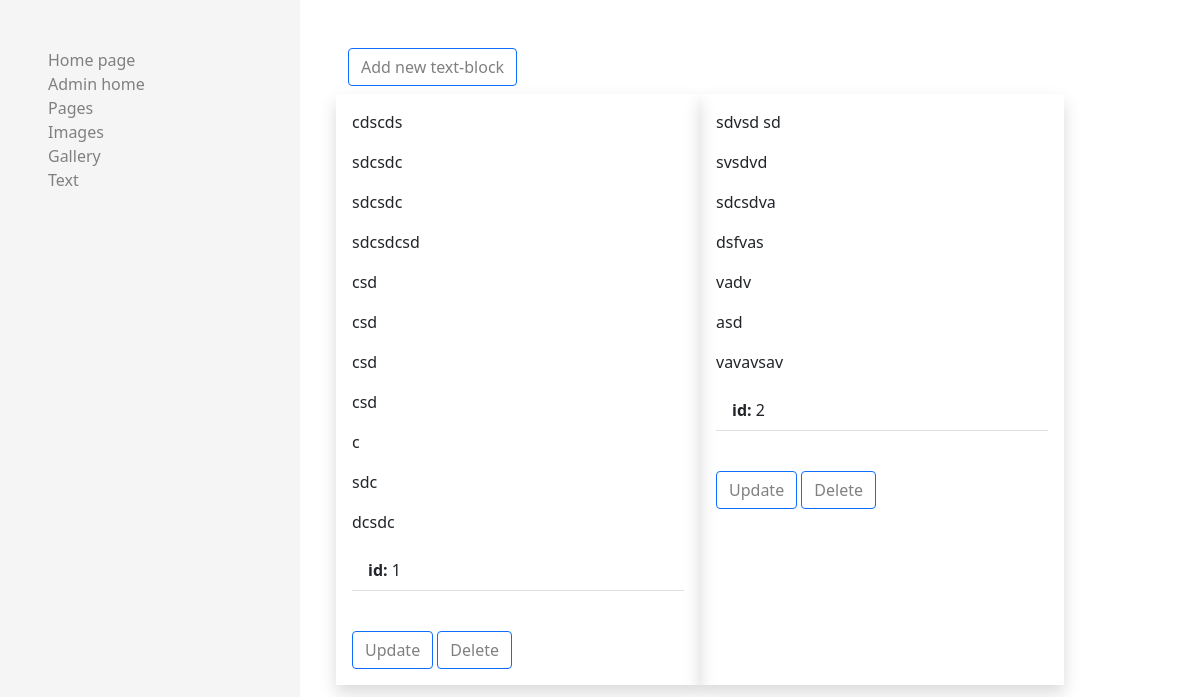
The page /admin/text on the database as committed earlier.
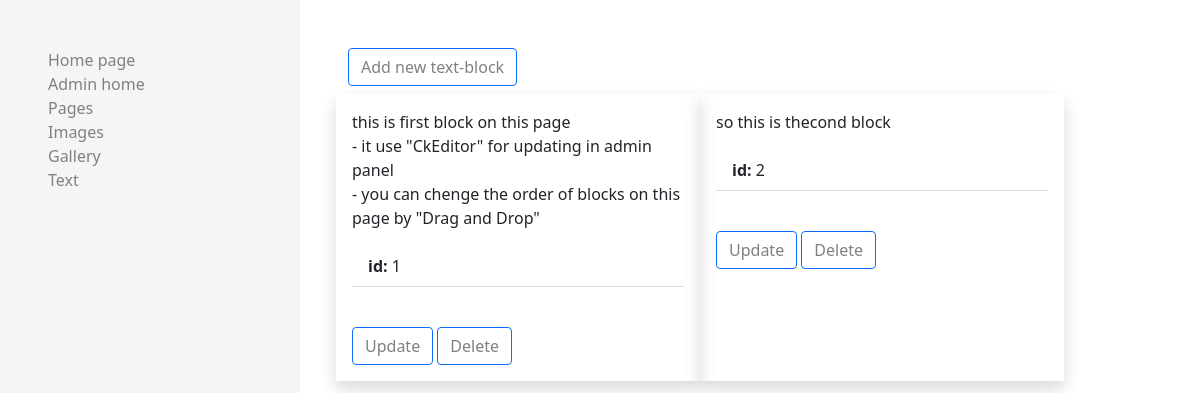
The same page on the database as committed later.
### application/models/text.py (models this page shows, shortened)
class Text(db.Model):
    __tablename__ = 'text'
    id = db.Column(db.Integer, primary_key=True)
    text = db.Column(db.String, nullable=True)
    blocks = db.relationship('Block', back_populates='text', cascade="all,delete")

### application/views/admin/view_text.py (the view)
@admin.route('/text')
def text_admin():
    text_list = Text.query.all()
    return render_template('/admin/text/text.html', text_list=text_list)

### application/templates/admin/text/text.html
{% extends 'admin/base/base.html' %}
{% block content %}
<a class="btn btn-outline-primary" href="{{ url_for('admin.text_add') }}" role="button">Add new text-block</a>
{% if text_list %}
<div class="row my-2">
{% for text in text_list %}
    <div class="col-6 shadow p-3">
        <div class="col-12">
            {{ text.text | safe }}
        </div>
        <div class="col-12">
            <ul class="list-group list-group-flush">
            <li class="list-group-item"><b>id: </b> {{ text.id }}</li>
            <li class="list-group-item"></li>
            </ul>
        </div>
        <div class="col-12 mt-4">
            <a href="{{ url_for('admin.text_update', id=text.id ) }}" class="btn btn-outline-primary">Update</a>
            <a href="{{ url_for('admin.text_delete', id=text.id ) }}" class="btn btn-outline-primary">Delete</a>
        </div>
    </div>
{% endfor %}
</div>
{% else %}
<p>You dont have any text</p>
{% endif %}
{% endblock %}

Rows that differ between the two databases and show on the page:
changed Text id 1: text "cdscds sdcsdc sdcsdc sdcsdcsd csd csd csd csd c sdc dcsdc" → "this is first block on this page - it use \"CkEditor\" for updating in admin panel - you can chenge the order of blocks on this page by \"Drag and Drop\""
changed Text id 2: text "sdvsd sd svsdvd sdcsdva dsfvas vadv asd vavavsav" → "so this is thecond block"
